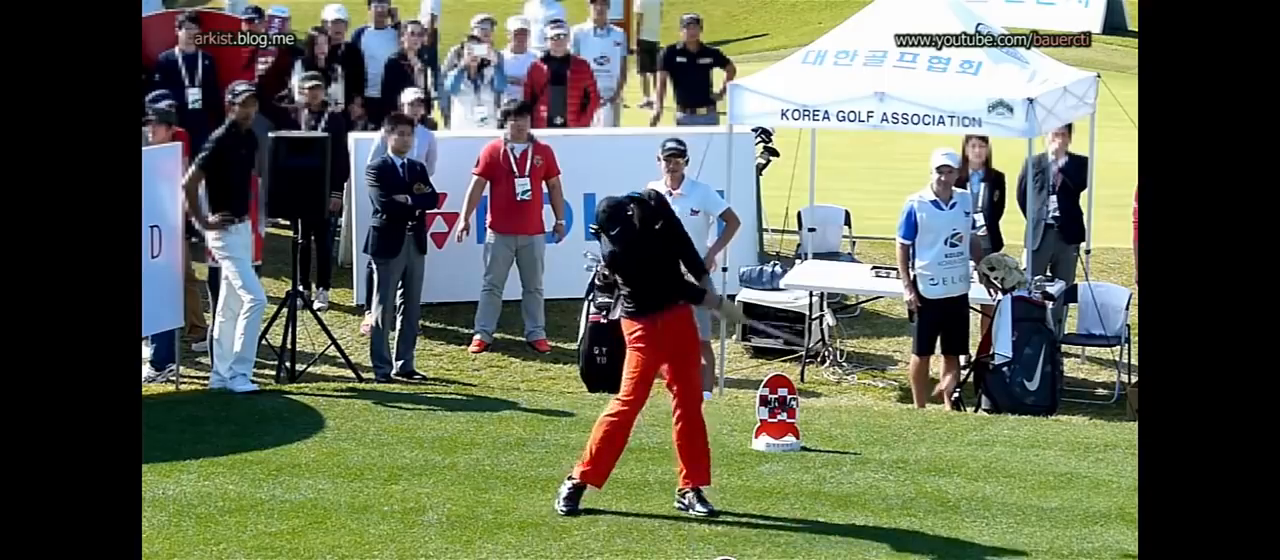
#> input picture frame 13 of analytics/swing-1.mp4, 1280 x 560 px, given in place of swing-5.mp4, which was not available
$ python playvideo.py
#> lines starting #> are read from the running program, lines starting #| are printed output that depends on the picture; after the words box and inside, x2 and y2 are one past the last pixel; in counts of white or black regions, pixels touching at a corner belong together
import numpy as np
import cv2

(major_ver, minor_ver, subminor_ver) = (cv2.__version__).split('.')

# set up tracker
tracking_types = ["BOOSTING", "MIL", "KCF", "TLD",
                  "MEDIANFLOW", "GOTURN", "MOSSE", "CSRT"]
tracker_type = tracking_types[7]

if int(minor_ver) < 3:
    tracker = cv2.Tracker_create(tracker_type)
else:
    if tracker_type == 'BOOSTING':
        tracker = cv2.TrackerBoosting_create()
    if tracker_type == 'MIL':
        tracker = cv2.TrackerMIL_create()
    if tracker_type == 'KCF':
        tracker = cv2.TrackerKCF_create()
    if tracker_type == 'TLD':
        tracker = cv2.TrackerTLD_create()
    if tracker_type == 'MEDIANFLOW':
        tracker = cv2.TrackerMedianFlow_create()
    if tracker_type == 'GOTURN':
        tracker = cv2.TrackerGOTURN_create()
    if tracker_type == "MOSSE":
        tracker = cv2.TrackerMOSSE_create()
    if tracker_type == "CSRT":
        tracker = cv2.TrackerCSRT_create()


WIDTH = 1280
HEIGHT = 560

# Read video
video = cv2.VideoCapture("swing-5.mp4")

# start = (0, 0)
# end = (1280, 560)

lower_hsv = np.array([0, 230, 0])
upper_hsv = np.array([179, 255, 255])

ok, frame = video.read()
#> frame is the input picture: shape (560, 1280, 3); mean B, G, R 84.7, 101.3, 96.3
hsv = cv2.cvtColor(frame, cv2.COLOR_BGR2HSV)
#> hsv: shape (560, 1280, 3); mean H, S, V 57.6, 87.5, 111.8
mask = cv2.inRange(hsv, lower_hsv, upper_hsv)
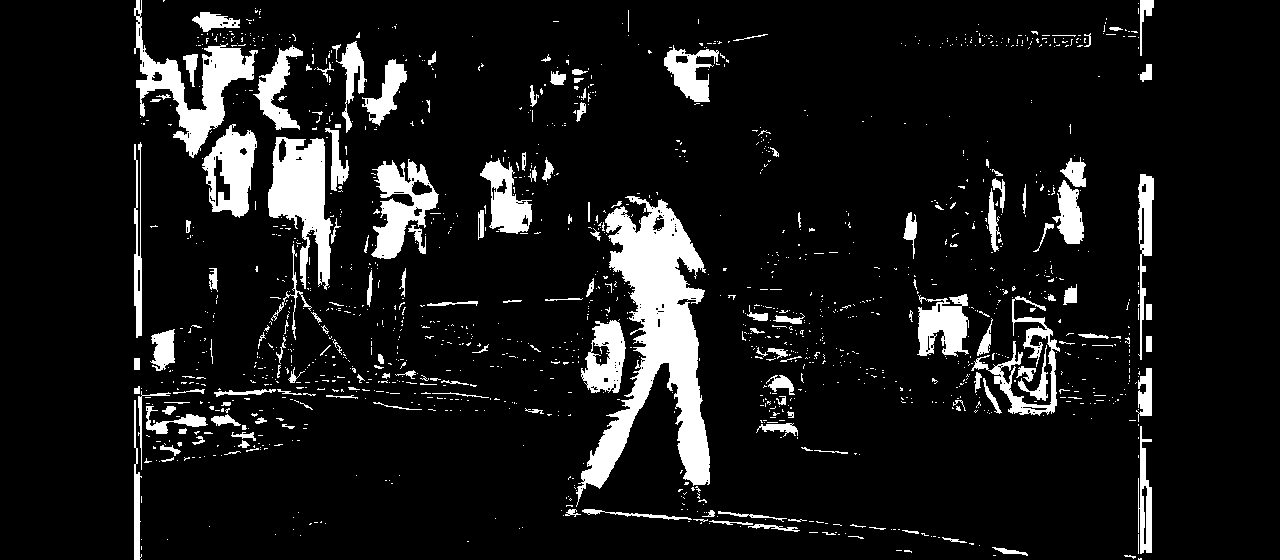
#> mask: shape (560, 1280); 9.8% white; 1463 white regions (1293 under 20 px), largest, box (x1, y1, x2, y2) and area: (576, 196, 710, 507) 15865, (268, 137, 333, 290) 5314, (134, 0, 258, 158) 5231

#> (the run stopped early here; a loop or call above may not have finished)

$ run again, starting later in the video
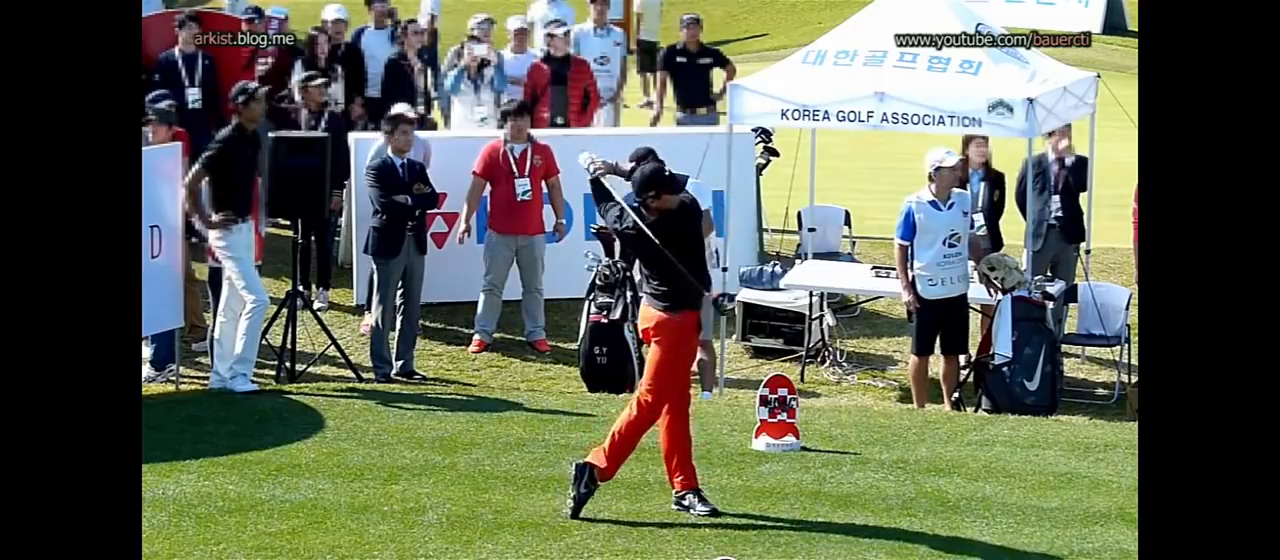
#> input picture frame 62 of analytics/swing-1.mp4, 1280 x 560 px, given in place of swing-5.mp4, which was not available
#> frame is the input picture: shape (560, 1280, 3); mean B, G, R 83.8, 100.7, 95.3
#> hsv: shape (560, 1280, 3); mean H, S, V 57.1, 87.2, 110.7
#> `mask = cv2.inRange(hsv, lower_hsv, upper_hsv)`:
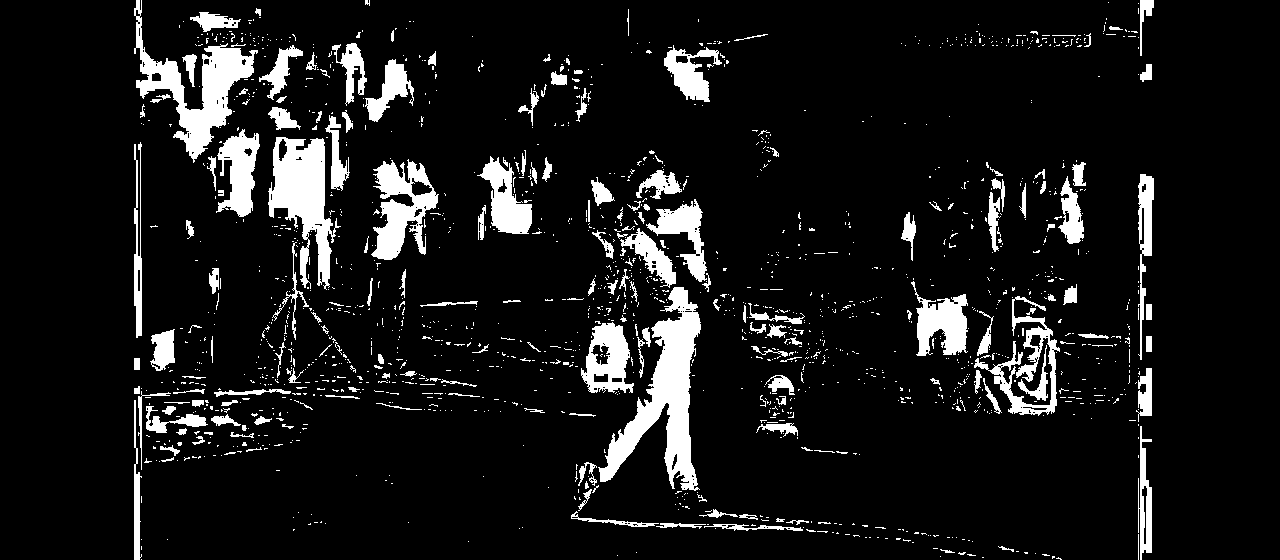
#> mask: shape (560, 1280); 9.4% white; 1611 white regions (1418 under 20 px), largest, box (x1, y1, x2, y2) and area: (598, 287, 701, 491) 7433, (134, 0, 258, 163) 5488, (268, 137, 341, 290) 5229

$ run again, starting later in the video
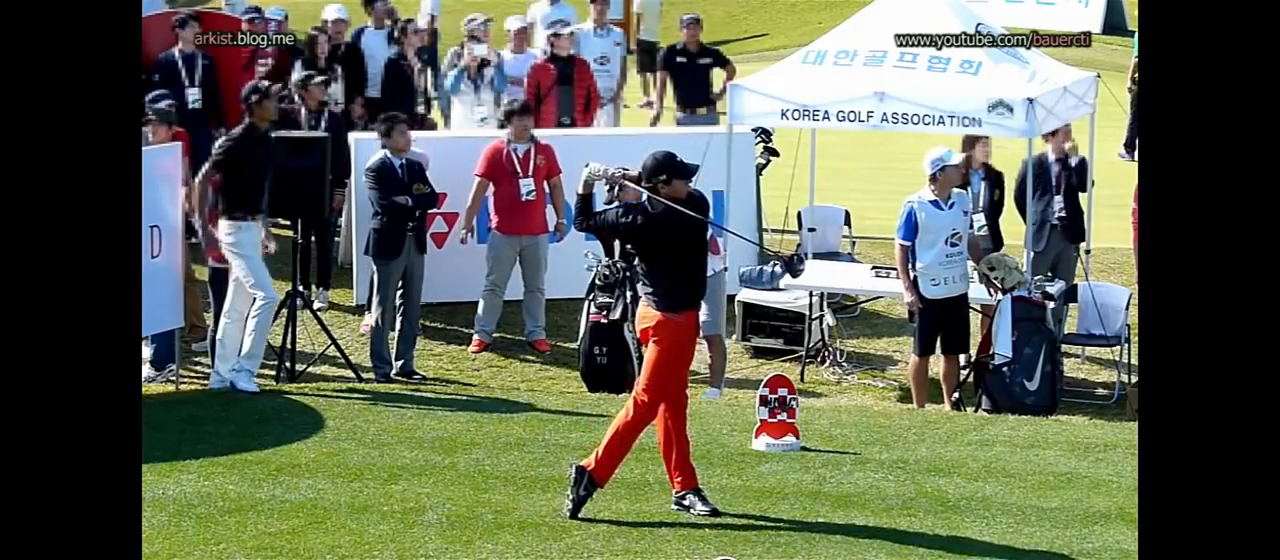
#> input picture frame 111 of analytics/swing-1.mp4, 1280 x 560 px, given in place of swing-5.mp4, which was not available
#> frame is the input picture: shape (560, 1280, 3); mean B, G, R 83, 99.6, 94.5
#> hsv: shape (560, 1280, 3); mean H, S, V 57.4, 88.1, 109.7
#> `mask = cv2.inRange(hsv, lower_hsv, upper_hsv)`:
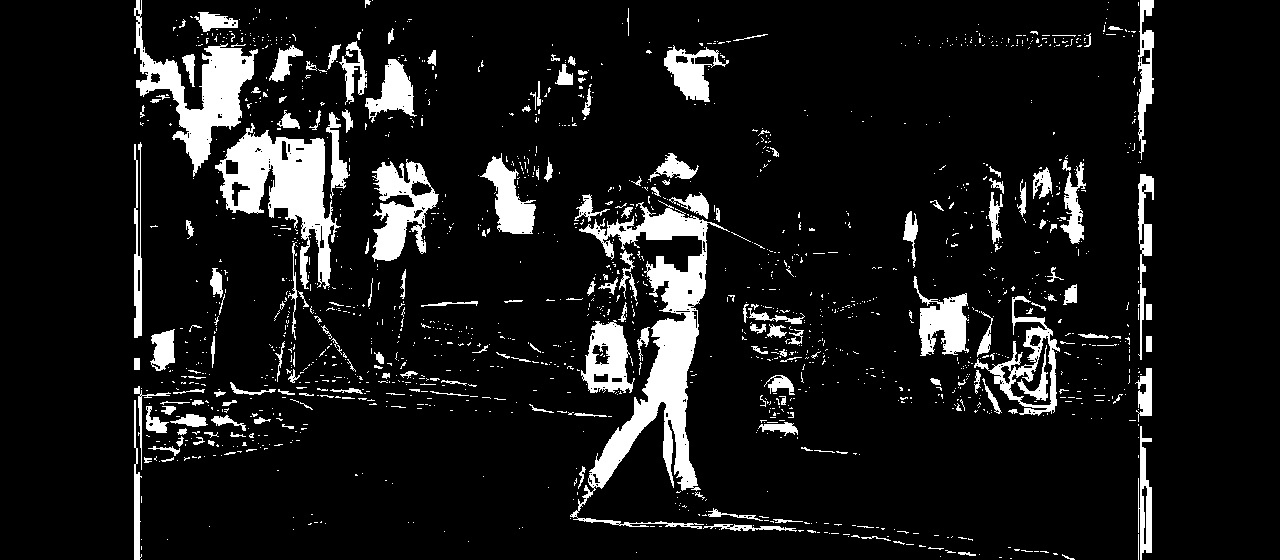
#> mask: shape (560, 1280); 10% white; 1594 white regions (1394 under 20 px), largest, box (x1, y1, x2, y2) and area: (570, 200, 730, 529) 12483, (215, 123, 341, 289) 8147, (134, 0, 258, 177) 6289
